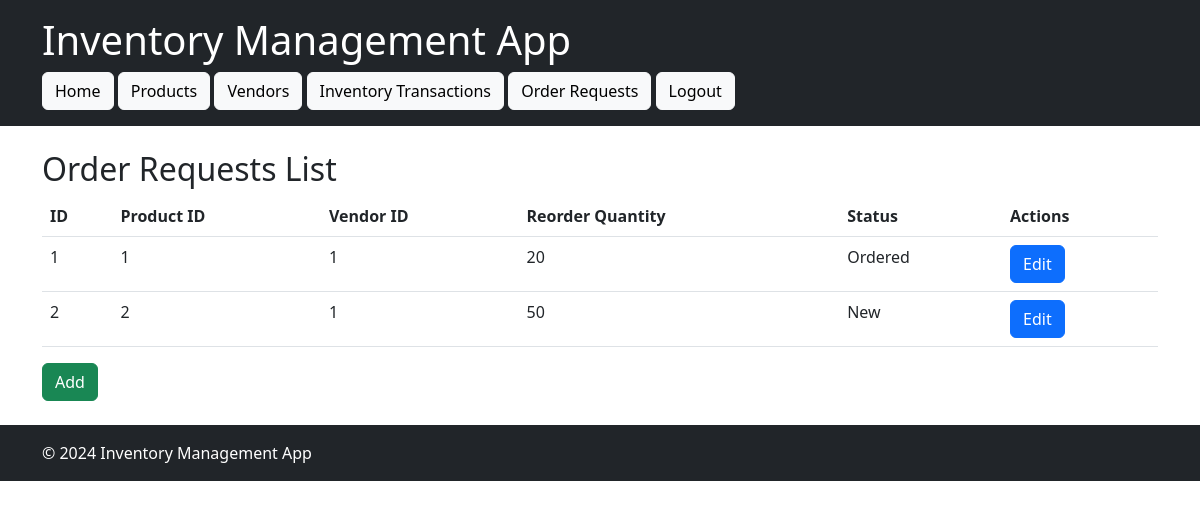
The app's page /order_requests (signed in) with its own data.
### models.py (models this page shows, shortened)
class OrderRequest(db.Model):
    id = db.Column(db.Integer, primary_key=True)
    product_id = db.Column(db.Integer, db.ForeignKey('product.id'), nullable=False)
    vendor_id = db.Column(db.Integer, db.ForeignKey('vendor.id'), nullable=False)
    reorder_quantity = db.Column(db.Integer, nullable=False)
    status = db.Column(db.String(50), nullable=False, default='New')
    product = db.relationship('Product', backref='order_requests')
    vendor = db.relationship('Vendor', backref='order_requests')

### app.py (the view)
@app.route('/order_requests')
@login_required
def order_requests():
    order_requests = OrderRequest.query.all()
    return render_template('order_requests.html', items=order_requests)

### app.py (called while the page is built)
@login_manager.user_loader
def load_user(user_id):
    return User.query.get(int(user_id))

### templates/order_requests.html (shortened to what this page needs)
{% extends "list_template.html" %}

### templates/list_template.html
{% extends "base.html" %}
{% block content %}
<h2>{{ title }}</h2>
<table class="table">
    <thead>
        <tr>
            {% for header in headers %}
            <th>{{ header }}</th>
            {% endfor %}
            <th>Actions</th>
        </tr>
    </thead>
    <tbody>
        {% for item in items %}
        <tr>
            {% for key in item_keys %}
            <td>{{ item[key] }}</td>
            {% endfor %}
            <td>
                <a href="{{ edit_url_prefix }}{{ item.id }}" class="btn btn-primary">Edit</a>
            </td>
        </tr>
        {% endfor %}
    </tbody>
</table>
<a href="{{ add_url }}" class="btn btn-success">Add</a>
{% endblock %}

### records on screen
OrderRequest: id "1" "1" "1" "20" "Ordered"
OrderRequest: id "2" "2" "1" "50" "New"

### other values on screen
{{ title }} "Order Requests List"
{{ header }} "ID" "Product ID" "Vendor ID" "Reorder Quantity" "Status"
